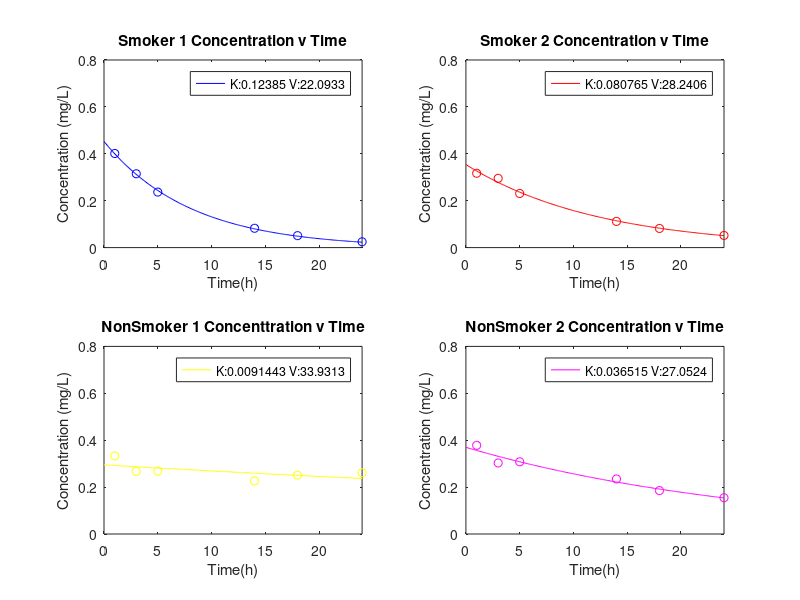

The MATLAB script that drew this image:
function hw4c

% Recording randomized data
firstSmokerData = [0.401282	0.314772 0.236688 8.24E-02 5.09E-02 2.47E-02];
secondSmokerData = [0.316974 0.295283 0.230779 0.111714	8.17E-02 5.18E-02];
firstNonSmokerData = [0.333059 0.266863	0.268022 0.226398 0.251007 0.261069];
secondNonSmokerData = [0.37814 0.302747	0.307756 0.234712 0.185152 0.154593];

% Recorded time points
time = [1, 3, 5, 14, 18, 24]; % hours
timeInterval = (0:0.1:24); % hours

% Initial Dose
D = 10; %mg

% Vector of guesses
firstKValuesGuess = [.3 .3];

% Nelder-Mead Method
[kValueSmoker1, result] = fminsearch(@(KValues) fmin(KValues, D, time, firstSmokerData), firstKValuesGuess);
[kValueSmoker2, result] = fminsearch(@(KValues) fmin(KValues, D, time, secondSmokerData), firstKValuesGuess);
[kValueNonSmoker1, result] = fminsearch(@(KValues) fmin(KValues, D, time, firstNonSmokerData), firstKValuesGuess);
[kValueNonSmoker2, result] = fminsearch(@(KValues) fmin(KValues, D, time, secondNonSmokerData), firstKValuesGuess);

% Putting the K Values into a vector
KValues = vertcat(kValueSmoker1, kValueSmoker2, kValueNonSmoker1,kValueNonSmoker2);

% Assigning K Values
smokerOneK = KValues(1,1);
smokerTwoK = KValues(2,1);
nonSmokerOneK = KValues(3,1);
nonSmokerTwoK = KValues(4,1);

% Assigning V Values
smokerOneV = KValues(1,2);
smokerTwoV = KValues(2,2);
nonSmokerOneV = KValues(3,2);
nonSmokerTwoV = KValues(4,2);

% Setting up the graphs

% Plot One
Y1 = (D/smokerOneV)*exp(-smokerOneK*timeInterval);
subplot(2,2,1)
plotOne = plot(timeInterval, Y1, 'b');
hold on;
plot(time, firstSmokerData,'ob');
hold on;
title('Smoker 1 Concentration v Time');
xlabel('Time(h)');
ylabel('Concentration (mg/L)');
axis([0 24 0 0.8]);
legendOne = strcat('K: ', num2str(smokerOneK), ' V: ', num2str(smokerOneV));
legend(plotOne,legendOne);

% Plot Two
Y2 = (D/smokerTwoV)*exp(-smokerTwoK*timeInterval);
subplot(2,2,2)
plotTwo = plot(timeInterval, Y2, 'r');
hold on;
plot(time, secondSmokerData,'or');
hold on;
title('Smoker 2 Concentration v Time');
xlabel('Time(h)');
ylabel('Concentration (mg/L)');
axis([0 24 0 0.8]);
legendTwo = strcat('K: ', num2str(smokerTwoK), ' V: ', num2str(smokerTwoV));
legend(plotTwo,legendTwo);

% Plot Three
Y3 = (D/nonSmokerOneV)*exp(-nonSmokerOneK*timeInterval);
subplot(2,2,3)
plotThree = plot(timeInterval, Y3, 'y');
hold on;
plot(time, firstNonSmokerData,'oy');
hold on;
title('NonSmoker 1 Concenttration v Time');
xlabel('Time(h)');
ylabel('Concentration (mg/L)');
axis([0 24 0 0.8]);
legendThree = strcat('K: ', num2str(nonSmokerOneK), ' V: ', num2str(nonSmokerOneV));
legend(plotThree,legendThree);

% Plot Four
Y4 = (D/nonSmokerTwoV)*exp(-nonSmokerTwoK*timeInterval);
subplot(2,2,4)
plotFour = plot(timeInterval, Y4, 'm');
hold on;
plot(time, secondNonSmokerData,'om');
hold on;
title('NonSmoker 2 Concentration v Time');
xlabel('Time(h)');
ylabel('Concentration (mg/L)');
axis([0 24 0 0.8]);
legendFour = strcat('K: ', num2str(nonSmokerTwoK), ' V: ', num2str(nonSmokerTwoV));
legend(plotFour,legendFour);

% Sum of Squares Function
function f = fmin(KValues, D, time, data)
K = KValues(1);
V = KValues(2);
Z = ((data - (D/V).*exp(time.*-K)).^2);
sumOne = sum(Z);
f = sumOne;
end

end




